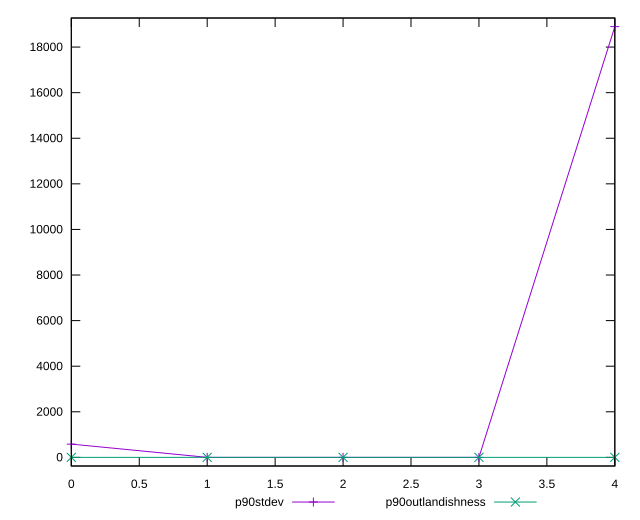

This chart was generated by the following gnuplot code:
reset

$p90Stdev <<EOF
0 581.263117916546
1 0.8607430823235646
2 0
3 0
4 18896.725550709132
EOF

$p90Outlandishness <<EOF
0 1.0001410585876256
1 1.0000087464099117
2 1
3 0.9957939058171743
4 1.786133824886471
EOF

set key outside below
set xrange [0:4]
set yrange [-377.93451101418265:19274.660061723316]
set trange [-377.93451101418265:19274.660061723316]
set terminal svg size 640, 520 enhanced background rgb 'white'
set output "report_00009_2021-02-08T22-37-41.559Z/uses-long-cache-ttl/progression/stddev.svg"

plot $p90Stdev title "p90stdev" with linespoints, \
     $p90Outlandishness title "p90outlandishness" with linespoints

reset
